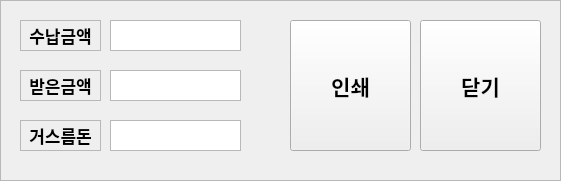
   <widget class="QFrame" name="money_frame">
    <property name="geometry">
     <rect>
      <x>770</x>
      <y>10</y>
      <width>561</width>
      <height>181</height>
     </rect>
    </property>
    <property name="frameShape">
     <enum>QFrame::StyledPanel</enum>
    </property>
    <property name="frameShadow">
     <enum>QFrame::Plain</enum>
    </property>
    <widget class="QLabel" name="RM_lb">
     <property name="geometry">
      <rect>
       <x>20</x>
       <y>70</y>
       <width>81</width>
       <height>31</height>
      </rect>
     </property>
     <property name="font">
      <font>
       <pointsize>13</pointsize>
       <weight>75</weight>
       <bold>true</bold>
      </font>
     </property>
     <property name="frameShape">
      <enum>QFrame::StyledPanel</enum>
     </property>
     <property name="frameShadow">
      <enum>QFrame::Plain</enum>
     </property>
     <property name="text">
      <string>받은금액</string>
     </property>
     <property name="alignment">
      <set>Qt::AlignCenter</set>
     </property>
     <property name="margin">
      <number>1</number>
     </property>
    </widget>
    <widget class="QLabel" name="CM_lb">
     <property name="geometry">
      <rect>
       <x>20</x>
       <y>20</y>
       <width>81</width>
       <height>31</height>
      </rect>
     </property>
     <property name="font">
      <font>
       <pointsize>13</pointsize>
       <weight>75</weight>
       <bold>true</bold>
      </font>
     </property>
     <property name="frameShape">
      <enum>QFrame::StyledPanel</enum>
     </property>
     <property name="frameShadow">
      <enum>QFrame::Plain</enum>
     </property>
     <property name="text">
      <string>수납금액</string>
     </property>
     <property name="alignment">
      <set>Qt::AlignCenter</set>
     </property>
     <property name="margin">
      <number>1</number>
     </property>
    </widget>
    <widget class="QLabel" name="CH_lb">
     <property name="geometry">
      <rect>
       <x>20</x>
       <y>120</y>
       <width>81</width>
       <height>31</height>
      </rect>
     </property>
     <property name="font">
      <font>
       <pointsize>13</pointsize>
       <weight>75</weight>
       <bold>true</bold>
      </font>
     </property>
     <property name="frameShape">
      <enum>QFrame::StyledPanel</enum>
     </property>
     <property name="frameShadow">
      <enum>QFrame::Plain</enum>
     </property>
     <property name="text">
      <string>거스름돈</string>
     </property>
     <property name="alignment">
      <set>Qt::AlignCenter</set>
     </property>
     <property name="margin">
      <number>1</number>
     </property>
    </widget>
    <widget class="QTextEdit" name="CM_txt">
     <property name="geometry">
      <rect>
       <x>110</x>
       <y>20</y>
       <width>131</width>
       <height>31</height>
      </rect>
     </property>
     <property name="font">
      <font>
       <family>굴림</family>
       <pointsize>13</pointsize>
      </font>
     </property>
     <property name="cursor" stdset="0">
      <cursorShape>IBeamCursor</cursorShape>
     </property>
     <property name="html">
      <string>&lt;!DOCTYPE HTML PUBLIC &quot;-//W3C//DTD HTML 4.0//EN&quot; &quot;http://www.w3.org/TR/REC-html40/strict.dtd&quot;&gt;
&lt;html&gt;&lt;head&gt;&lt;meta name=&quot;qrichtext&quot; content=&quot;1&quot; /&gt;&lt;style type=&quot;text/css&quot;&gt;
p, li { white-space: pre-wrap; }
&lt;/style&gt;&lt;/head&gt;&lt;body style=&quot; font-family:'굴림'; font-size:13pt; font-weight:400; font-style:normal;&quot;&gt;
&lt;p align=&quot;center&quot; dir='rtl' style=&quot;-qt-paragraph-type:empty; margin-top:0px; margin-bottom:0px; margin-left:0px; margin-right:0px; -qt-block-indent:0; text-indent:0px; font-family:'Gulim'; font-size:9pt;&quot;&gt;&lt;br /&gt;&lt;/p&gt;&lt;/body&gt;&lt;/html&gt;</string>
     </property>
    </widget>
    <widget class="QTextEdit" name="RM_txt">
     <property name="geometry">
      <rect>
       <x>110</x>
       <y>70</y>
       <width>131</width>
       <height>31</height>
      </rect>
     </property>
     <property name="font">
      <font>
       <family>굴림</family>
       <pointsize>13</pointsize>
      </font>
     </property>
     <property name="cursor" stdset="0">
      <cursorShape>IBeamCursor</cursorShape>
     </property>
     <property name="html">
      <string>&lt;!DOCTYPE HTML PUBLIC &quot;-//W3C//DTD HTML 4.0//EN&quot; &quot;http://www.w3.org/TR/REC-html40/strict.dtd&quot;&gt;
&lt;html&gt;&lt;head&gt;&lt;meta name=&quot;qrichtext&quot; content=&quot;1&quot; /&gt;&lt;style type=&quot;text/css&quot;&gt;
p, li { white-space: pre-wrap; }
&lt;/style&gt;&lt;/head&gt;&lt;body style=&quot; font-family:'굴림'; font-size:13pt; font-weight:400; font-style:normal;&quot;&gt;
&lt;p align=&quot;center&quot; style=&quot;-qt-paragraph-type:empty; margin-top:0px; margin-bottom:0px; margin-left:0px; margin-right:0px; -qt-block-indent:0; text-indent:0px; font-family:'Gulim'; font-size:9pt;&quot;&gt;&lt;br /&gt;&lt;/p&gt;&lt;/body&gt;&lt;/html&gt;</string>
     </property>
    </widget>
    <widget class="QTextEdit" name="CH_bt">
     <property name="geometry">
      <rect>
       <x>110</x>
       <y>120</y>
       <width>131</width>
       <height>31</height>
      </rect>
     </property>
     <property name="font">
      <font>
       <family>굴림</family>
       <pointsize>13</pointsize>
      </font>
     </property>
     <property name="cursor" stdset="0">
      <cursorShape>IBeamCursor</cursorShape>
     </property>
     <property name="html">
      <string>&lt;!DOCTYPE HTML PUBLIC &quot;-//W3C//DTD HTML 4.0//EN&quot; &quot;http://www.w3.org/TR/REC-html40/strict.dtd&quot;&gt;
&lt;html&gt;&lt;head&gt;&lt;meta name=&quot;qrichtext&quot; content=&quot;1&quot; /&gt;&lt;style type=&quot;text/css&quot;&gt;
p, li { white-space: pre-wrap; }
&lt;/style&gt;&lt;/head&gt;&lt;body style=&quot; font-family:'굴림'; font-size:13pt; font-weight:400; font-style:normal;&quot;&gt;
&lt;p align=&quot;center&quot; style=&quot;-qt-paragraph-type:empty; margin-top:0px; margin-bottom:0px; margin-left:0px; margin-right:0px; -qt-block-indent:0; text-indent:0px; font-family:'Gulim'; font-size:9pt;&quot;&gt;&lt;br /&gt;&lt;/p&gt;&lt;/body&gt;&lt;/html&gt;</string>
     </property>
    </widget>
    <widget class="QPushButton" name="print_bt">
     <property name="geometry">
      <rect>
       <x>290</x>
       <y>20</y>
       <width>121</width>
       <height>131</height>
      </rect>
     </property>
     <property name="font">
      <font>
       <pointsize>16</pointsize>
       <weight>75</weight>
       <bold>true</bold>
       <underline>false</underline>
       <strikeout>false</strikeout>
      </font>
     </property>
     <property name="autoFillBackground">
      <bool>false</bool>
     </property>
     <property name="text">
      <string>인쇄</string>
     </property>
    </widget>
    <widget class="QPushButton" name="close_bt">
     <property name="geometry">
      <rect>
       <x>420</x>
       <y>20</y>
       <width>121</width>
       <height>131</height>
      </rect>
     </property>
     <property name="font">
      <font>
       <pointsize>16</pointsize>
       <weight>75</weight>
       <bold>true</bold>
       <underline>false</underline>
       <strikeout>false</strikeout>
      </font>
     </property>
     <property name="text">
      <string>닫기</string>
     </property>
    </widget>
   </widget>
